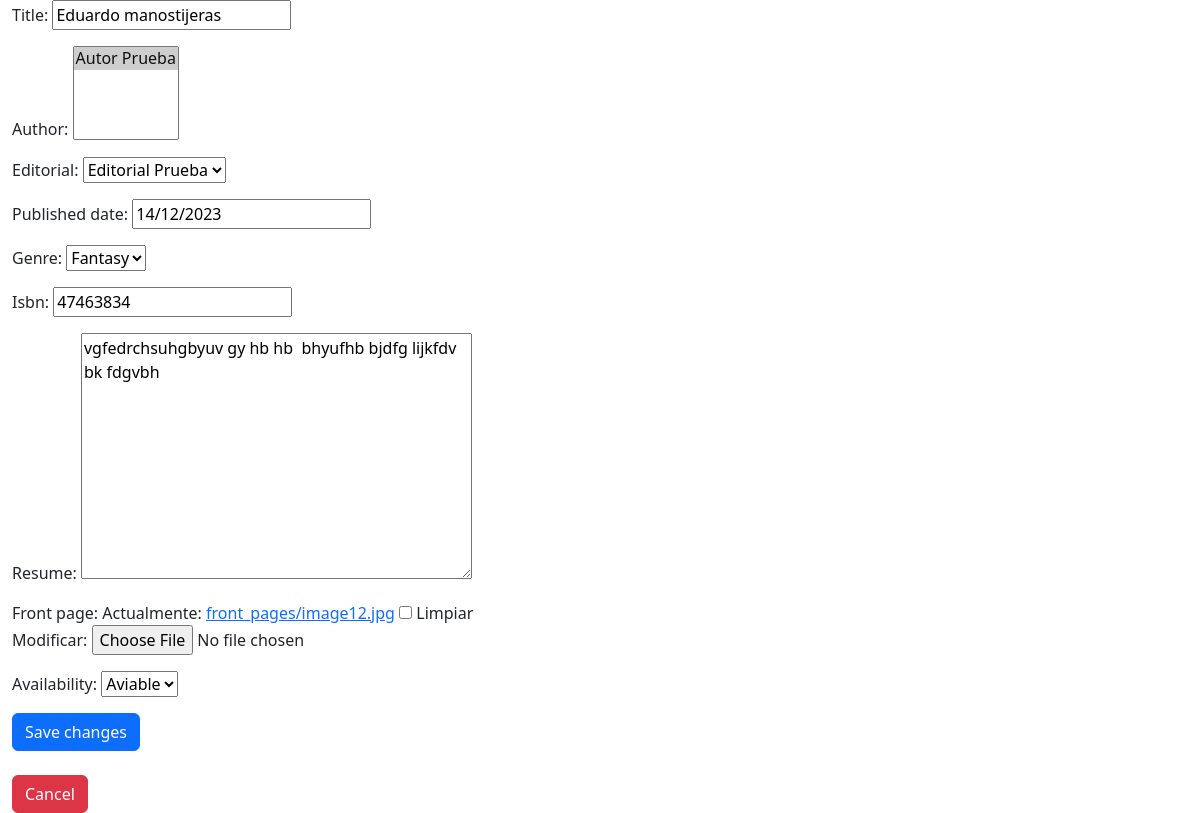
Page /edit/11 (signed in) on the earlier database version.
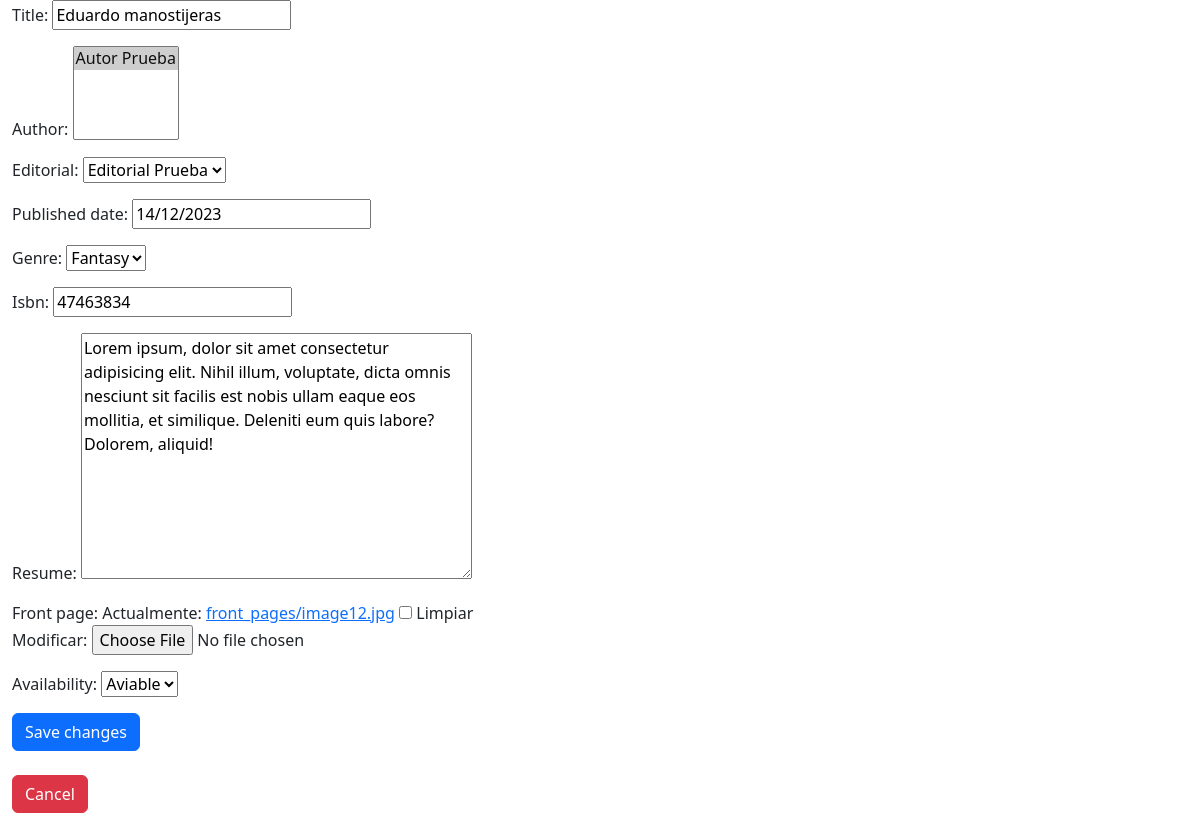
Same page on the later database version.
### library/models.py (models this page shows, shortened)
class Book(models.Model):
    title = models.CharField(max_length=50)
    author = models.ManyToManyField(Author)
    editorial = models.ForeignKey(Editorial, on_delete=models.CASCADE)
    published_date = models.DateField()
    GENRE = (
        ('N','Novel'),
        ('F','Fantasy'),
        ('T','Theatre'),
        ('O','Other'),
    )
    genre = models.CharField(max_length=1,choices=GENRE)
    isbn = models.IntegerField(unique=True)
    resume = models.TextField()
    front_page = models.ImageField(upload_to='front_pages/',blank=True,null=True)
    AVAILABILITY = (
            ('A', 'Aviable'),
            ('G', 'Given'),
        )
    availability = models.CharField(max_length=1, choices=AVAILABILITY)

### library/views.py (the view)
# urls.py: path('edit/<int:pk>',EditBook.as_view(), name='edit_book'),
class EditBook(LoginRequiredMixin, UpdateView):
    model=Book
    fields=['title' , 'author' , 'editorial' , 'published_date' , 'genre' , 'isbn' , 'resume' , 'front_page' , 'availability']
    template_name=('library/edit_book.html')
    success_url=reverse_lazy('home')

### library/models.py (called while the page is built)
    def __str__(self):
        return self.name

    def __str__(self):
        return self.name

### library/templates/library/edit_book.html (shortened to what this page needs)
<!DOCTYPE html>
<html lang="en">
<head>
    <link rel="stylesheet" href="https://cdn.jsdelivr.net/npm/bootstrap-icons@1.11.2/font/bootstrap-icons.min.css">
    <link href="https://cdn.jsdelivr.net/npm/bootstrap@5.3.2/dist/css/bootstrap.min.css" rel="stylesheet">
</head>
<body>
    <div class="container-fluid">
        <div class="row">
            <div class="col-12">
                <form action="{% url 'edit_book' pk=book.pk %}" method="POST">
                    {{ form.as_p}}
                    <button class="btn btn-primary" type="submit">Save changes</button>
                </form>
            </div>
        </div>
        <div class="row">
            <div class="col-12 pt-4">
                <a href="{% url 'inspect_book' pk=book.pk %}" class="btn btn-danger">Cancel</a>
            </div>
        </div>
    </div>
</body>
</body>
</html>

Differences in the rows shown:
changed Book "Eduardo manostijeras": resume "vgfedrchsuhgbyuv gy hb hb bhyufhb bjdfg lijkfdv bk fdgvbh" → "Lorem ipsum, dolor sit amet consectetur adipisicing elit. Nihil illum, voluptate, dicta omnis nesciunt sit facilis est nobis ullam eaque eos mollitia, et similique. Deleniti eum quis labore? Dolorem, aliquid!"
